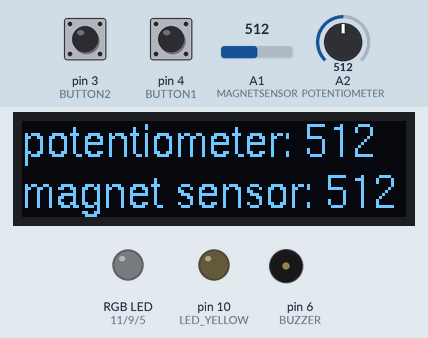
Bench run of a sketch on a simulated Arduino Uno, built with avr-gcc and run on an emulated ATmega328P. Shown: 128×32 one-colour display, an RGB LED mixed from three pins (HIGH = lit), output pins drawn as LEDs (lit = HIGH), buzzer (waves = sounding). Inputs (shaded band) come from the test bench; at power-on: pin 4 (BUTTON1) LOW, pin 3 (BUTTON2) LOW, A2 (POTENTIOMETER) = 512, A1 (MAGNETSENSOR) = 512. Dim RGB values are drawn brighter than linear; pins used as bus, display or sensor lines are not drawn; what the sketch prints to the serial monitor is not drawn.

Above: at 4.8 s.
4.9 s: pin 4 (BUTTON1) pulled HIGH for 0.15 s
At 5.07 s:
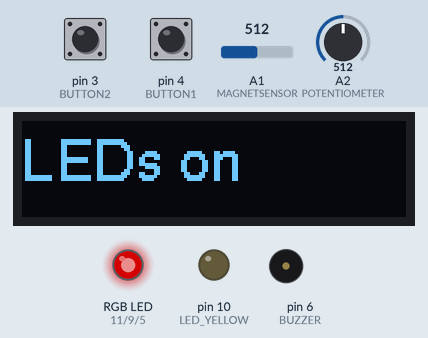
5.6 s: pin 3 (BUTTON2) pulled HIGH for 3.2 s
At 6.1 s:
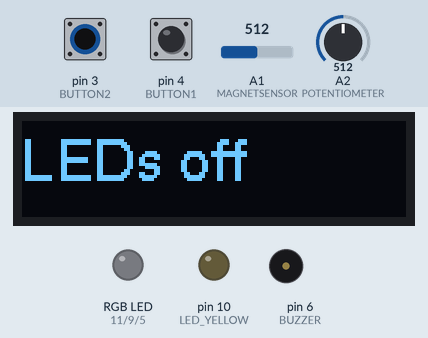
10.4 s: A2 (POTENTIOMETER) set to 306
At 10.9 s:
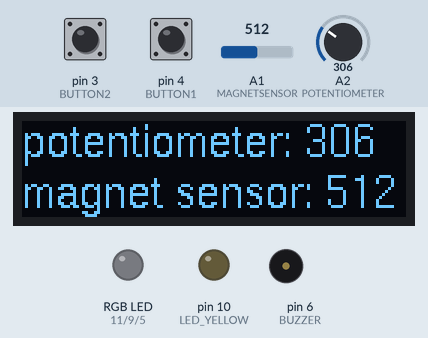
12.0 s: pin 4 (BUTTON1) pulled HIGH for 1 s
At 12.8 s:
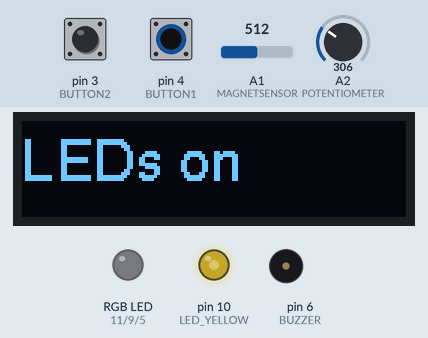
13.6 s: pin 3 (BUTTON2) pulled HIGH for 1 s
At 16.2 s:
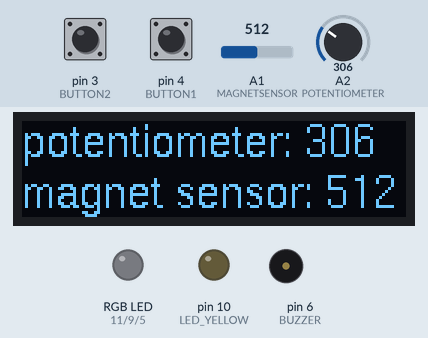
17.6 s: pin 3 (BUTTON2) pulled HIGH for 0.15 s
At 17.76 s:
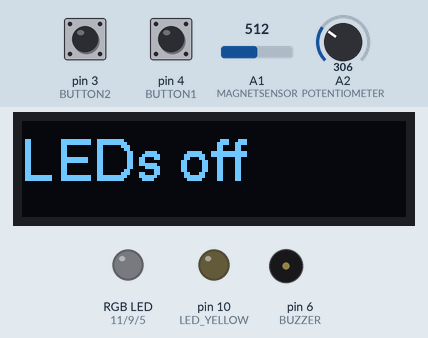
Timing chart, 0 to 20.6 s (numbered marks = the images above; inputs shaded):
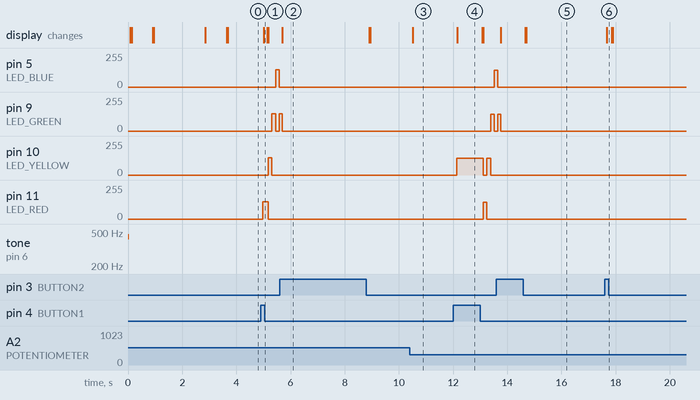

The sketch:

breadboard_tester.ino
```cpp
 /* * * * * * * * * * * * * * * * * * * * *

  How to test the breadboard:

  - Press buttons to turn the LEDs on or off.
  - Turn the potmeter to dim the LEDs.

 * * * * * * * * * * * * * * * * * * * * */

#include "s4d_breadboard.h"

// frequencies of musical notes taken from: https://pages.mtu.edu/~suits/notefreqs.html
const int REST = 0;
const int NOTE_G_low = 196;
const int NOTE_C = 262;
const int NOTE_E = 330;
const int NOTE_G = 392;

bool LEDsRunning = false;

void showSensorValues();
void printSensorsToSerial();
void showButtonStates();
void animateLEDs();
void simpleMelody();
void print4chars(int);
void buttonPressed();
bool isPressed(int);
bool bothButtonsPressed();
void switchToLED(int);

void setup() {
  initializeBreadboard();
  Serial.println("setup");
  OLED.print("running \"setup\"");
  delay(750);
  OLED.printTop("Press button 1 to");
  OLED.printBottom("turn LEDs on.");
  simpleMelody();
  delay(200);
  OLED.print("starting \"loop\"");
  delay(750);
}

void loop() {
  showButtonStates();
  showSensorValues();
  animateLEDs();
  printSensorsToSerial();
}

void showSensorValues() {
  OLED.printTop("potentiometer:", analogRead(POTENTIOMETER));
  OLED.printBottom("magnet sensor:", analogRead(MAGNETSENSOR));
}

void printSensorsToSerial() {
  // SL, 2023-02-13
  //  Removed spaces to make output Arduino IDE – Serial Plotter compatible.
  //  See: https://www.diyrobocars.com/2020/05/04/arduino-serial-plotter-the-missing-manual/

  Serial.print("button-1:");      Serial.print( Button.button1Pressed() /* == HIGH ? "HIGH" : "LOW" */); Serial.print( "\t" );
  Serial.print("button-2:");      Serial.print( Button.button2Pressed() /* == HIGH ? "HIGH" : "LOW" */); Serial.print( "\t" );
  Serial.print("potmeter:");      Serial.print( analogRead(POTENTIOMETER) );                          Serial.print( "\t" );
  Serial.print("magnet-sensor:"); Serial.print( analogRead(MAGNETSENSOR) );                           Serial.println();
  delay(50);
}

void print4chars(int value) {
  String result = String(value);
  if(value < 10)   { Serial.print(" "); }
  if(value < 100)  { Serial.print(" "); }
  if(value < 1000) { Serial.print(" "); }
  Serial.print(result);
}

void showButtonStates() {
  if( bothButtonsPressed() ) {
    playTone(NOTE_G ,20);
    OLED.print("Both buttons");
    delay(20);
    // wait for any button release
    while( bothButtonsPressed() ) {
      /* do nothing except: */
      printSensorsToSerial();
    }
  }
  else if( isPressed(1) ) {
    playTone(NOTE_G, 20);
    LEDsRunning = true;
    animateLEDs();
    OLED.print("LEDs on");
    delay(20);
    // wait for button 1 release
    while( isPressed(1) ) {
      /* do nothing except: */
      printSensorsToSerial();
    }
    playTone(NOTE_C ,20);
  }
  else if( isPressed(2) ) {
    playTone(NOTE_G, 20);
    LEDsRunning = false;
    OLED.print("LEDs off");
    animateLEDs();
    delay(20);
    // wait for button 2 release
    while( isPressed(2) ) {
      /* do nothing except: */
      printSensorsToSerial();
    }
    playTone(NOTE_C ,20);
  }
}

bool isPressed(int buttonPin) {
  bool pressed = false;
  if(buttonPin == 1){
    if(Button.button1Pressed() == 1){
      pressed = true;
    }
  }
  else{
    if(Button.button2Pressed() == 1){
      pressed = true;
    }
  }
  return pressed;
}

bool bothButtonsPressed() {
  bool pressed = false;
  if(Button.button1Pressed() == 1 && Button.button2Pressed() == 1){
    pressed = true;
  }
  return pressed;
}

const int LED_ALL  = 100;
const int LED_NONE = 101;

void switchToLED( int ledPin ) {
  int brightness = analogRead(POTENTIOMETER) / 4;
  // SL, 2023-02-13: keep minimum brightness, otherwise leds may seem to fail
  brightness = max(brightness, 127);

  analogWrite(LED_GREEN,  ledPin==LED_GREEN  || ledPin==LED_ALL ? brightness : 0 );
  analogWrite(LED_BLUE,   ledPin==LED_BLUE   || ledPin==LED_ALL ? brightness : 0 );
  analogWrite(LED_YELLOW, ledPin==LED_YELLOW || ledPin==LED_ALL ? brightness : 0 );
  analogWrite(LED_RED,    ledPin==LED_RED    || ledPin==LED_ALL ? brightness : 0 );
}

void animateLEDs() {
  if( !LEDsRunning ) {
    switchToLED(LED_NONE);
    return;
  }
  static int prevPhase = 0;
  long phase = (millis() / 150) % 6;
  if( phase == prevPhase ) {
    return;
  }
  prevPhase = phase;
  switch(phase) {
    case 0:
      switchToLED( LED_BLUE );
      break;
    case 1:
    case 5:
      switchToLED( LED_GREEN );
      break;
    case 2:
    case 4:
      switchToLED( LED_YELLOW );
      break;
    case 3:
      switchToLED( LED_RED );
      break;
    default:
      switchToLED(LED_ALL);
  }
}

void simpleMelody() {
  playTone( NOTE_G_low, 120 );
  playTone( REST,        30 );
  playTone( NOTE_C,     120 );
  playTone( REST,        30 );
  playTone( NOTE_E,     150 );
  playTone( NOTE_G,     300 );
  playTone( REST,        30 );
  playTone( NOTE_E,     120 );
  playTone( NOTE_G,     750 );
}
```

s4d_breadboard.h
```cpp
/*
 * s4d_breadboard.h
 * version 3
 *  Created on: Jul 3, 2024
 *      Author: Robert Holwerda and Richard Holleman
 */

//#define SIMULATION
//#define HW_VERSION2
//#define NO_OLED

#ifndef S4D_BREADBOARD_H
#define S4D_BREADBOARD_H

#ifdef SIMULATION
#define NO_OLED
#define NO_VOLUMESENSOR
#endif

#ifndef NO_OLED
#include <U8g2lib.h>
void initializeOLED();
#endif


/* * * * * * * * * * * * * * * * * * *

    Below the pin names for the
    S4D board.
    Use these pin names with
    Arduino commands like
    analogRead(), digitalRead(),
    analogWrite() and digitalWrite()

 * * * * * * * * * * * * * * * * * * */

#ifdef HW_VERSION2
const int MAGNETSENSOR = A0;   // analog input
const int POTENTIOMETER = A3;  // analog input
const int LIGHTSENSOR = A1;    // analog input

const int BUZZER = 10;  // digital output

const int LED_BLUE = 6;     // analog and digital output
const int LED_GREEN = 5;    // analog and digital output
const int LED_YELLOW = 11;  // analog and digital output
const int LED_RED = 3;      // analog and digital output
#else
const int MAGNETSENSOR = A1;   // analog input
const int POTENTIOMETER = A2;  // analog input
const int LIGHTSENSOR = A3;    // analog input

const int BUZZER = 6;  // digital output

const int LED_BLUE = 5;     // analog and digital output
const int LED_GREEN = 9;    // analog and digital output
const int LED_YELLOW = 10;  // analog and digital output
const int LED_RED = 11;     // analog and digital output
#endif

/* * * * * * * * * * * * * * * * * * *

  Use the following code to initialize
  the breadboard.

    initializeBreadboard()

  Always call initializeBreadboard()
  in your setup() function when using
  the breadboard.

* * * * * * * * * * * * * * * * * * * */

void initializeBreadboard() {
  pinMode(BUZZER, OUTPUT);
  pinMode(LED_BLUE, OUTPUT);
  pinMode(LED_GREEN, OUTPUT);
  pinMode(LED_YELLOW, OUTPUT);
  pinMode(LED_RED, OUTPUT);
  pinMode(MAGNETSENSOR, INPUT);
  pinMode(POTENTIOMETER, INPUT);
  pinMode(LIGHTSENSOR, INPUT);

  digitalWrite(LED_BLUE, LOW);
  digitalWrite(LED_GREEN, LOW);
  digitalWrite(LED_YELLOW, LOW);
  digitalWrite(LED_RED, LOW);

  Serial.begin(9600);
  tone(BUZZER, 440);
  delay(50);
  noTone(BUZZER);
#ifndef NO_OLED
  initializeOLED();
#endif
}

/* * * * * * * * * * * * * * * * * * *

  The code below creates the following
  command:

  Button.Button1Pressed()
  Button.Button2Pressed()

 * * * * * * * * * * * * * * * * * * */

class ButtonClass {

#ifdef HW_VERSION2
  const int BUTTON1 = 13;  // digital input
  const int BUTTON2 = 7;   // digital input
#else
  const int BUTTON1 = 4;    // digital input
  const int BUTTON2 = 3;    // digital input
#endif

public:

  ButtonClass() {
#ifdef HW_VERSION2
    pinMode(BUTTON1, INPUT_PULLUP);
#else
    pinMode(BUTTON1, INPUT);
#endif
    pinMode(BUTTON2, INPUT);
  }

  int button1Pressed() {
#ifdef HW_VERSION2
    return (!digitalRead(BUTTON1));
#else
    return (digitalRead(BUTTON1));
#endif
  }

  int button2Pressed() {
    return digitalRead(BUTTON2);
  }
};

ButtonClass Button;


/* * * * * * * * * * * * * * * * * * *

  The code below creates the following
  commands:

    OLED.clear()                      // Removes all pixels from the screen.
    OLED.copyToSerial()               // Everything printed to OLED will also be sent to the
                                      // Serial Monitor.

    OLED.print( value )               // Shows a value (text, number) on the screen.
    OLED.print( string, value )       // You can add a label or message before the value.

    OLED.printTop( value )            // Prints a smaller line in the upper half of the screen.
    OLED.printTop( string, value )    // You can add a label or message before the value.

    OLED.printBottom( value )         // Prints a smaller line in the lower half of the screen.
    OLED.printBottom( string, value ) // You can add a label or message before the value.

  The value for OLED.print() can be
  a text or a number.

 * * * * * * * * * * * * * * * * * * *

  If you don't use the OLED, define
  the NO_OLED macro just before
  including this header file.
  Like this:

  #define NO_OLED
  #include "s4d_breadboard.h"

  This will exclude all OLED code
  from the program, which can speed
  up compile times, and save a lot
  of memory.
  The OLED commands above will still
  work. They'll simply print to the
  Serial Monitor, as if
  OLED.copyToSerial() had been called.

 * * * * * * * * * * * * * * * * * * */

#ifndef NO_OLED
#define sbi(sfr, bit) (_SFR_BYTE(sfr) |= _BV(bit))

// This is some ugly code, required to get the display to work.
U8G2_SSD1306_128X32_UNIVISION_F_HW_I2C u8g2(U8G2_R0,
                                            /* reset=*/U8X8_PIN_NONE,
                                            /* clock=*/SCL,
                                            /* data=*/SDA);
#endif

class OledClass {

private:
#ifndef NO_OLED
  bool mustCopyToSerial = false;
#else
  bool mustCopyToSerial = true;            // if OLED disabled, send OLED output
                                           // to Serial Monitor.
#endif
  bool lastPrintWasSmall = false;  // if last print was half screen,
                                   // next small print should clear
                                   // only half the screen.
  String lastLines[2] = { "", "" };

public:

  OledClass() {
  }

  void copyToSerial() {
    mustCopyToSerial = true;
  }

  void printToSerial() {
    if (!mustCopyToSerial) {
      return;
    }
    int boxLength = max(lastLines[0].length(), lastLines[1].length()) + 2;
    Serial.print("+");
    for (int i = 0; i < boxLength; i++) {
      Serial.print('-');
    }
    Serial.println("+");
    Serial.print("| ");
    Serial.print(lastLines[0]);
    for (int i = 0; i < boxLength - int(lastLines[0].length()) - 1; i++) {
      Serial.print(' ');
    }
    Serial.println("|");
    if (lastPrintWasSmall) {
      Serial.print("| ");
      Serial.print(lastLines[1]);
      for (int i = 0; i < boxLength - int(lastLines[0].length()) - 1; i++) {
        Serial.print(' ');
      }
      Serial.println("|");
    }
    Serial.print("+");
    for (int i = 0; i < boxLength; i++) {
      Serial.print('-');
    }
    Serial.println("+");
  }

  void print(String text) {
#ifndef NO_OLED
    char tempCharBuffer[20];
    text.toCharArray(tempCharBuffer, 20);
    u8g2.clearBuffer();
    u8g2.setFont(u8g2_font_helvR14_tr);
    u8g2.setFontPosBaseline();
    u8g2.drawStr(0, 20, tempCharBuffer);
    u8g2.sendBuffer();
#endif
    lastPrintWasSmall = false;
    lastLines[0] = text;
    lastLines[1] = "";
    printToSerial();
  }

  void print(int number) {
    print(String(number));
  }

  void print(long number) {
    print(String(number));
  }

  void print(unsigned long number) {
    print(String(number));
  }

  void print(double number) {
    print(String(number));
  }

  void print(String label, String value) {
    String text = label + " " + value;
    print(text);
  }

  void print(String label, int number) {
    print(label, String(number));
  }

  void print(String label, long number) {
    print(label, String(number));
  }

  void print(String label, unsigned long number) {
    print(label, String(number));
  }

  void print(String label, double number) {
    print(label, String(number));
  }

  void printSmallLine(String text, int line) {  // line=0: top & line=1: bottom
#ifndef NO_OLED
    char tempCharBuffer[30];
    text.toCharArray(tempCharBuffer, 30);
    if (lastPrintWasSmall) {
      // just clear the line we're going to print on
      u8g2.setDrawColor(0);
      u8g2.drawBox(0, 16 * line, 128, 16);
      u8g2.setDrawColor(1);
    } else {
      // clear the entire screen
      u8g2.clearBuffer();
    }
    u8g2.setFont(u8g2_font_helvR10_tr);
    u8g2.setFontPosBottom();
    int drawPos = line ? 32 : 15;
    u8g2.drawStr(0, drawPos, tempCharBuffer);
    u8g2.sendBuffer();
#endif
    lastLines[line] = text;
    if (!lastPrintWasSmall) {
      lastLines[1 - line] = "";
    }
    lastPrintWasSmall = true;
    printToSerial();
  }

  void printTop(String text) {
    printSmallLine(text, 0);
  }

  void printTop(int number) {
    printSmallLine(String(number), 0);
  }

  void printTop(long number) {
    printSmallLine(String(number), 0);
  }

  void printTop(unsigned long number) {
    printSmallLine(String(number), 0);
  }

  void printTop(double number) {
    printSmallLine(String(number), 0);
  }

  void printTop(String label, String value) {
    String text = label + " " + value;
    printSmallLine(text, 0);
  }

  void printTop(String label, int number) {
    printTop(label, String(number));
  }

  void printTop(String label, long number) {
    printTop(label, String(number));
  }

  void printTop(String label, unsigned long number) {
    printTop(label, String(number));
  }

  void printTop(String label, double number) {
    printTop(label, String(number));
  }

  void printBottom(String text) {
    printSmallLine(text, 1);
  }

  void printBottom(int number) {
    printSmallLine(String(number), 1);
  }

  void printBottom(long number) {
    printSmallLine(String(number), 1);
  }

  void printBottom(unsigned long number) {
    printSmallLine(String(number), 1);
  }

  void printBottom(double number) {
    printSmallLine(String(number), 1);
  }

  void printBottom(String label, String value) {
    String text = label + " " + value;
    printSmallLine(text, 1);
  }

  void printBottom(String label, int number) {
    printBottom(label, String(number));
  }

  void printBottom(String label, long number) {
    printBottom(label, String(number));
  }

  void printBottom(String label, unsigned long number) {
    printBottom(label, String(number));
  }

  void printBottom(String label, double number) {
    printBottom(label, String(number));
  }

  void clear() {
    print("");
  }
};

OledClass OLED;

void initializeOLED() {
#ifndef NO_OLED
  u8g2.begin();
#endif
  OLED.clear();
}


/* * * * * * * * * * * * * * * * * * *

  The code below creates the following
  command:

  VolumeSensor.read()

 * * * * * * * * * * * * * * * * * * */
class VolumeSensorClass {
private:

#ifndef NO_VOLUMESENSOR
  const int sampleWindow = 50;  // Sample window width in mS (50 mS = 20Hz)
  unsigned int sample;
#endif

#ifdef HW_VERSION2
  const int VOLUMESENSOR = 2;  // analog input
#else
  const int VOLUMESENSOR = 0;              // analog input
#endif

public:

  VolumeSensorClass() {
    pinMode(VOLUMESENSOR, INPUT);
  }

  //Method returns volume.
  int read() {
#ifdef NO_VOLUMESENSOR
    int sensorValue = analogRead(VOLUMESENSOR);
    if (sensorValue != 0) {
      return sensorValue;
    }
#else
    unsigned long startMillis = millis();  // Start of sample window
    unsigned int peakToPeak = 0;           // peak-to-peak level

    unsigned int signalMax = 0;
    unsigned int signalMin = 1024;

    // collect data for 50 mS and then plot data
    while (millis() - startMillis < sampleWindow) {
      sample = analogRead(VOLUMESENSOR);
      if (sample < 1024)  // toss out spurious readings
      {
        if (sample > signalMax) {
          signalMax = sample;  // save just the max levels
        } else if (sample < signalMin) {
          signalMin = sample;  // save just the min levels
        }
      }
    }
    peakToPeak = signalMax - signalMin;  // max - min = peak-peak amplitude
    //  double volts = ((peakToPeak * 5) / 1024) * 0.707;  // convert to RMS voltage
    //  double first = log10(volts/0.00631)*20;
    //  double second = first + 94 - 44 - 25;
    return ((20. * log(10)) * (peakToPeak / 5.) / 100) + 15;  //convert to dB
#endif
  }
};

VolumeSensorClass VolumeSensor;


/* * * * * * * * * * * * * * * * * * *

  The code below creates the following
  command:

  playTone( frequency, duration )   // Play a tone on the buzzer.
                                    // The frequency detemines how high the tone wil sound.
                                    //    A frequency of 0 produces silence.
                                    //    See https://pages.mtu.edu/~suits/notefreqs.html for
                                    //    frequencies of musical notes.
                                    // Duration specifies the how long the note will sound (in
                                    //    milliseconds).
                                    // In contrast to the tone() function in Arduino library, this
                                    //    function does not interfere with PWM on digital pins. But
                                    //    it will only return after the duretion is complete, like delay().

* * * * * * * * * * * * * * * * * * */

void playTone(int frequency, int duration) {
  if (frequency == 0) {  // PAUSE
    delay(duration);
  } else {
    long wavePeriodInMicroSecs = 1.0 / frequency * 1000 * 1000;
    const long pauseDuration = 10000;
    for (long i = 0; i < duration * 1000L - pauseDuration; i += wavePeriodInMicroSecs) {
      digitalWrite(BUZZER, HIGH);
      delayMicroseconds(wavePeriodInMicroSecs / 2);
      digitalWrite(BUZZER, LOW);
      delayMicroseconds(wavePeriodInMicroSecs / 2);
    }
    delayMicroseconds(pauseDuration);  // very short pause so the listener can tell notes apart.
  }
}

#endif  // S4D_BREADBOARD_H
```

Measured:
- after the input at 4.9 s, pin 5 (LED_BLUE): 0/255 → 128/255 after 0.55 s, → 0/255 0.14 s later; pin 9 (LED_GREEN): 0/255 → 128/255 after 0.42 s, → 0/255 0.14 s later, → 128/255 0.14 s later
- after the input at 5.6 s, pin 5 (LED_BLUE), pin 10 (LED_YELLOW), pin 11 (LED_RED): stops changing and stays 0/255; pin 9 (LED_GREEN): goes on until 5.7 s, then stays 0/255; the display: changes after 0.09 s (image 2)
- after the input at 10.4 s, the display: changes after 0.12 s (image 3)
- after the input at 12.0 s, pin 5 (LED_BLUE): 0/255 → 127/255 after 1.5 s; pin 9 (LED_GREEN): 0/255 → 127/255 after 1.4 s, → 0/255 0.14 s later
- after the input at 13.6 s, pin 5 (LED_BLUE): goes on until 13.7 s, then stays 0/255; pin 10 (LED_YELLOW), pin 11 (LED_RED): stops changing and stays 0/255; the display: first changes after 0.16 s (image 5 shows a later state)
- after the input at 17.6 s, the display: changes after 0.08 s (image 6)
